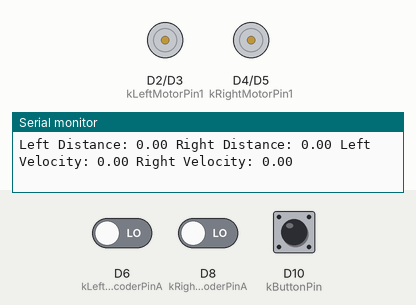
Recording of a program running on a simulated Arduino Nano 33 BLE. Shown: motor-driver pin pairs drawn as motors (green arrow = first pin HIGH = forward, orange = second pin HIGH = backward, longer = more drive), the last lines printed to the serial monitor. Inputs (shaded band) come from the test bench; at power-on: D10 (kButtonPin) LOW, D6 (kLeftEncoderPinA) LOW, D8 (kRightEncoderPinA) LOW.

Above: at 1.2 s.
1.3 s: D10 (kButtonPin) pulled HIGH for 0.15 s
At 1.38 s:
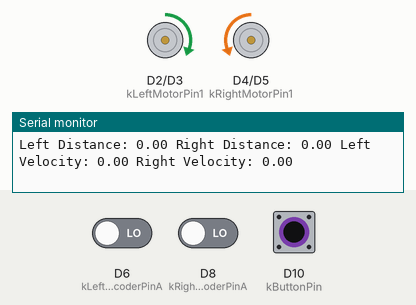
2.9 s: D10 (kButtonPin) pulled HIGH for 3.2 s
At 7.5 s:
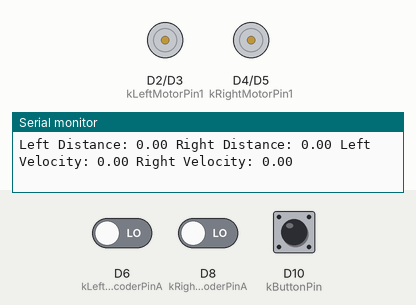
Timing chart, 0 to 9.0 s (numbered marks = the images above; inputs shaded):
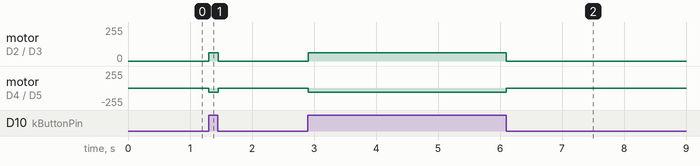

The program:

main.cpp
```cpp
#include <Arduino.h>

#include <Button.hpp>
#include <Drive.hpp>

static const int kButtonPin = 10;
static Button button;

void setup() {
  Serial.begin(9600);

  driveSetup();
  button.setupDefaultLow(kButtonPin, true);
}

void loop() {
  // Use the button to control the drivetrain for demo
  if (button.isPressed()) {
    driveSetRawSpeeds(0.25, 0.25);
  } else {
    driveStop();
  }

  driveLoop();

  delay(10);

  static int count = 0;
  if ((++count * 10) % 250 == 0) { // Print every 250ms
    float leftEncoderDistance = driveGetLeftEncoderDistance();
    float rightEncoderDistance = driveGetRightEncoderDistance();
    float leftEncoderVelocity = driveGetLeftEncoderVelocity();
    float rightEncoderVelocity = driveGetRightEncoderVelocity();

    Serial.print("Left Distance: ");
    Serial.print(leftEncoderDistance);
    Serial.print(" Right Distance: ");
    Serial.print(rightEncoderDistance);
    Serial.print(" Left Velocity: ");
    Serial.print(leftEncoderVelocity);
    Serial.print(" Right Velocity: ");
    Serial.print(rightEncoderVelocity);
    Serial.println();
  }
}
```

Button.hpp
```cpp
#pragma once

class Button {
public:
  Button() = default;
  ~Button() = default;

  void setupDefaultHigh(int pin, bool pullup);
  void setupDefaultLow(int pin, bool pulldown);

  bool isPressed() const;

private:
  int m_pin = -1;
  bool m_isInverted = false;
};
```

Drive.hpp
```cpp
#pragma once

/**
 * @brief Initialize pins and interrupts for the drivetrain.
 */
void driveSetup();

/**
 * @brief Loop function to be called frequently for periodic drivetrain tasks.
 */
void driveLoop();

/**
 * @brief Control the speeds of the two DC motors connected to the DRV8833,
 *        with percent values (-1.0 for full speed reverse, +1.0 for full speed
 *        forward).
 *
 * @param leftPercent The speed (percent output) of the left motor.
 * @param rightPercent The speed (percent output) of the right motor.
 */
void driveSetRawSpeeds(float leftPercent, float rightPercent);

/**
 * @brief Stop both motors.
 */
void driveStop();

/**
 * @brief Get the distance driven by the left wheel since the last reset.
 *
 * @return Distance in user units.
 */
float driveGetLeftEncoderDistance();

/**
 * @brief Get the distance driven by the right wheel since the last reset.
 *
 * @return Distance in user units.
 */
float driveGetRightEncoderDistance();

/**
 * @brief Reset the encoder distance measurements to zero.
 */
void driveResetEncoderDistance();

/**
 * @brief Get the velocity of the left wheel.
 *
 * @return Velocity in user units per second.
 */
float driveGetLeftEncoderVelocity();

/**
 * @brief Get the velocity of the right wheel.
 *
 * @return Velocity in user units per second.
 */
float driveGetRightEncoderVelocity();
```

Button.cpp
```cpp
#include <Arduino.h>
#include <Button.hpp>

void Button::setupDefaultHigh(int pin, bool pullup) {
  pinMode(pin, pullup ? INPUT_PULLUP : INPUT);
  m_isInverted = true;
  m_pin = pin;
}

void Button::setupDefaultLow(int pin, bool pulldown) {
  pinMode(pin, pulldown ? INPUT_PULLDOWN : INPUT);
  m_isInverted = false;
  m_pin = pin;
}

bool Button::isPressed() const {
  if (m_pin < 0) {
    return false;
  }

  const bool rawState = digitalRead(m_pin);
  return m_isInverted ? !rawState : rawState;
}
```

Drive.cpp
```cpp
#include <Arduino.h>
#include <Drive.hpp>

////////////////////////////////////////////////////////////////////////////////
// Constants
////////////////////////////////////////////////////////////////////////////////

// Arduino pins connected to the DRV8833 motor driver. Must all be PWM-capable.
static const pin_size_t kLeftMotorPin1 = 2;
static const pin_size_t kLeftMotorPin2 = 3;
static const pin_size_t kRightMotorPin1 = 4;
static const pin_size_t kRightMotorPin2 = 5;

// Arduino pins connected to the encoders. 'A' pins must be interrupt-capable.
static const pin_size_t kLeftEncoderPinA = 6;
static const pin_size_t kLeftEncoderPinB = 7;
static const pin_size_t kRightEncoderPinA = 8;
static const pin_size_t kRightEncoderPinB = 9;

// Motor directions
static const int kLeftDirectionMultiplier = +1;
static const int kRightDirectionMultiplier = -1;

// Encoder Constants

/**
 * Adjust this value based on your robot's gear ratio, number of radial poles of
 * the encoder magnet, and wheel diameter. Distance can be in any unit, we
 * recommend meters.
 *
 * Currently the units of distance are _wheel rotations_ for an encoder with 6
 * radial poles and a 50:1 gear ratio.
 */
static const float kDistancePerTick = 1.f / (6.f * 50.f);

////////////////////////////////////////////////////////////////////////////////
// Static function prototypes
////////////////////////////////////////////////////////////////////////////////

static void leftEncoderPinAChanged();
static void rightEncoderPinAChanged();

////////////////////////////////////////////////////////////////////////////////
// Static variables
////////////////////////////////////////////////////////////////////////////////

// Volatile because they are modified in an interrupt
static volatile long leftEncoderTicks = 0;
static volatile long rightEncoderTicks = 0;

static long lastLoopLeftEncoderTicks = 0;
static long lastLoopRightEncoderTicks = 0;
static unsigned long lastLoopTimeMs = 0;

static float leftEncoderTicksPerSecond = 0.f;
static float rightEncoderTicksPerSecond = 0.f;

////////////////////////////////////////////////////////////////////////////////
// Functions
////////////////////////////////////////////////////////////////////////////////

void driveSetup() {
  // DRV8833
  pinMode(kLeftMotorPin1, OUTPUT);
  pinMode(kLeftMotorPin2, OUTPUT);
  pinMode(kRightMotorPin1, OUTPUT);
  pinMode(kRightMotorPin2, OUTPUT);

  // Encoders
  pinMode(kLeftEncoderPinA, INPUT);
  pinMode(kLeftEncoderPinB, INPUT);
  pinMode(kRightEncoderPinA, INPUT);
  pinMode(kRightEncoderPinB, INPUT);

  const pin_size_t leftEncoderPinAInterrupt =
      digitalPinToInterrupt(kLeftEncoderPinA);
  const pin_size_t rightEncoderPinAInterrupt =
      digitalPinToInterrupt(kRightEncoderPinA);

  attachInterrupt(leftEncoderPinAInterrupt, leftEncoderPinAChanged, CHANGE);
  attachInterrupt(rightEncoderPinAInterrupt, rightEncoderPinAChanged, CHANGE);
}

void driveLoop() {
  const unsigned long currentTimeMs = millis();
  const unsigned long deltaTimeMs = currentTimeMs - lastLoopTimeMs;

  // Update encoder velocities
  {
    const long currentLeftEncoderTicks = leftEncoderTicks;
    const long currentRightEncoderTicks = rightEncoderTicks;

    const long deltaLeftTicks =
        currentLeftEncoderTicks - lastLoopLeftEncoderTicks;
    const long deltaRightTicks =
        currentRightEncoderTicks - lastLoopRightEncoderTicks;

    leftEncoderTicksPerSecond = (deltaLeftTicks * 1000.f) / deltaTimeMs;
    rightEncoderTicksPerSecond = (deltaRightTicks * 1000.f) / deltaTimeMs;

    lastLoopLeftEncoderTicks = currentLeftEncoderTicks;
    lastLoopRightEncoderTicks = currentRightEncoderTicks;
  }

  lastLoopTimeMs = currentTimeMs;

  // In the future, add PID control or other periodic drivetrain tasks.
}

void driveSetRawSpeeds(float leftPercent, float rightPercent) {
  leftPercent = constrain(leftPercent, -1.f, 1.f) * kLeftDirectionMultiplier;
  rightPercent = constrain(rightPercent, -1.f, 1.f) * kRightDirectionMultiplier;

  // Control the two DC motors connected to the DRV8833 Dual H-Bridge motor
  // driver

  const int leftSpeed = static_cast<int>(fabs(leftPercent * 255.f));
  const int rightSpeed = static_cast<int>(fabs(rightPercent * 255.f));

  if (leftPercent >= 0.f) {
    analogWrite(kLeftMotorPin1, leftSpeed);
    analogWrite(kLeftMotorPin2, 0);
  } else if (leftPercent < 0.f) {
    analogWrite(kLeftMotorPin1, 0);
    analogWrite(kLeftMotorPin2, leftSpeed);
  }

  if (rightPercent >= 0.f) {
    analogWrite(kRightMotorPin1, rightSpeed);
    analogWrite(kRightMotorPin2, 0);
  } else if (rightPercent < 0.f) {
    analogWrite(kRightMotorPin1, 0);
    analogWrite(kRightMotorPin2, rightSpeed);
  }
}

void driveStop() { driveSetRawSpeeds(0.f, 0.f); }

float driveGetLeftEncoderDistance() {
  return leftEncoderTicks * kDistancePerTick;
}

float driveGetRightEncoderDistance() {
  return rightEncoderTicks * kDistancePerTick;
}

void driveResetEncoderDistance() {
  leftEncoderTicks = 0;
  rightEncoderTicks = 0;
}

float driveGetLeftEncoderVelocity() {
  return leftEncoderTicksPerSecond * kDistancePerTick;
}

float driveGetRightEncoderVelocity() {
  return rightEncoderTicksPerSecond * kDistancePerTick;
}

////////////////////////////////////////////////////////////////////////////////
// Static function definitions
////////////////////////////////////////////////////////////////////////////////

void leftEncoderPinAChanged() {
  const bool A = digitalRead(kLeftEncoderPinA);
  const bool B = digitalRead(kLeftEncoderPinB);

  if (A == B) { // B leads A
    leftEncoderTicks += kLeftDirectionMultiplier;
  } else { // A leads B
    leftEncoderTicks -= kLeftDirectionMultiplier;
  }
}

void rightEncoderPinAChanged() {
  const bool A = digitalRead(kRightEncoderPinA);
  const bool B = digitalRead(kRightEncoderPinB);

  if (A == B) { // B leads A
    rightEncoderTicks += kRightDirectionMultiplier;
  } else { // A leads B
    rightEncoderTicks -= kRightDirectionMultiplier;
  }
}
```

Measured:
- after the input at 1.3 s, motor on D2 (kLeftMotorPin1) / D3 (kLeftMotorPin2): stopped → forward 63/255 at once, → stopped 0.15 s later; motor on D4 (kRightMotorPin1) / D5 (kRightMotorPin2): stopped → backward 63/255 at once, → stopped 0.15 s later
- after the input at 2.9 s, motor on D2 (kLeftMotorPin1) / D3 (kLeftMotorPin2): stopped → forward 63/255 at once, → stopped 3.2 s later; motor on D4 (kRightMotorPin1) / D5 (kRightMotorPin2): stopped → backward 63/255 at once, → stopped 3.2 s later
